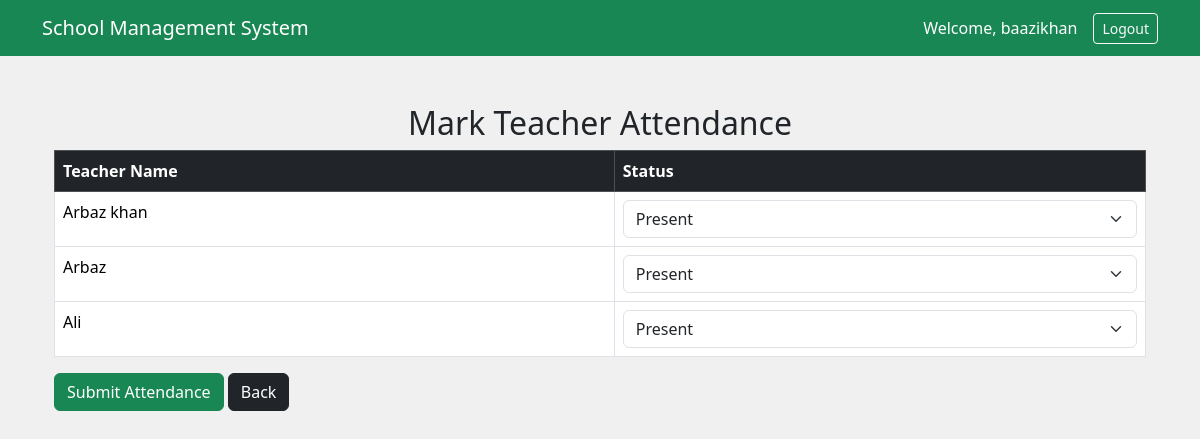
Page /teachers/mark/ (signed in) on the committed database.
### teacher/models.py (models this page shows, shortened)
class Teacher(models.Model):
    name = models.CharField(max_length=100)
    subject = models.CharField(max_length=50)
    email = models.EmailField(unique=True)
    phone_no = models.CharField(max_length=15, unique=True)
    join_date = models.DateField()

### teacher/views.py (the view)
# urls.py: path('mark/',views.mark_teacher_attendance,name='mark_teacher_attendance'),
@login_required
def mark_teacher_attendance(request):
    teachers = Teacher.objects.all()
    if request.method == 'POST':
        for teacher in teachers:
            status = request.POST.get(f"status_{teacher.id}")
            if status:
                TeacherAttendance.objects.create(teacher=teacher,date=datetime.now(),status=status)
        return redirect('teacher_attendance_list')
    return render(request, 'teacher/mark_teacher_attendance.html', {'teachers': teachers})

### templates/teacher/mark_teacher_attendance.html (shortened to what this page needs)
{% extends 'base.html' %}
{% block content %}
<div class="container mt-5">
    <h2 class="text-center">Mark Teacher Attendance</h2>
    <form method="POST">
        <table class="table table-bordered">
            <thead class="table-dark">
                <tr>
                    <th>Teacher Name</th>
                    <th>Status</th>
                </tr>
            </thead>
            <tbody>
                {% for teacher in teachers %}
                <tr>
                    <td>{{ teacher.name }}</td>
                    <td>
                        <select name="status_{{ teacher.id }}" class="form-select">
                            <option value="Present">Present</option>
                        </select>
                    </td>
                </tr>
                {% endfor %}
            </tbody>
        </table>
        <button type="submit" class="btn btn-success">Submit Attendance</button>
        <a href="{% url 'home' %}" class="btn btn-dark">Back</a>
    </form>
</div>
{% endblock %}

### templates/base.html (shortened to what this page needs)
{% load static %}
<!DOCTYPE html>
<html>
    <head>
     <link href="https://cdn.jsdelivr.net/npm/bootstrap@5.3.3/dist/css/bootstrap.min.css" rel="stylesheet">
     <link rel="stylesheet" href="{% static 'css/style.css' %}">
    </head>
    <body>
    <nav class="navbar navbar-expand-lg navbar-dark bg-success mb-4">
    <div class="container">
        <a class="navbar-brand" href="#">School Management System</a>
        <div class="ms-auto d-flex align-items-center">
            {% if user.is_authenticated %}
                <span class="text-white me-3">Welcome, {{ user.username }}</span>
                <form method="POST" action="{% url 'logout' %}">
                    <button type="submit" class="btn btn-outline-light btn-sm">Logout</button>
                </form>
            {% else %}
                <a href="{% url 'login' %}" class="btn btn-outline-light btn-sm">Login</a>
            {% endif %}
        </div>
    </div>
</nav>
            <div class="container">
                {% block content %}
                {% endblock %}
            </div>
    </body>
</html>

### static/css/style.css (style rules this page uses)
body { background-color: #f0f0f0; }

### rows in the picture
Teacher: name "Arbaz khan", id "Present"
Teacher: name "Arbaz", id "Present"
Teacher: name "Ali", id "Present"

### other values in the picture
{{ user.username }} "baazikhan"
